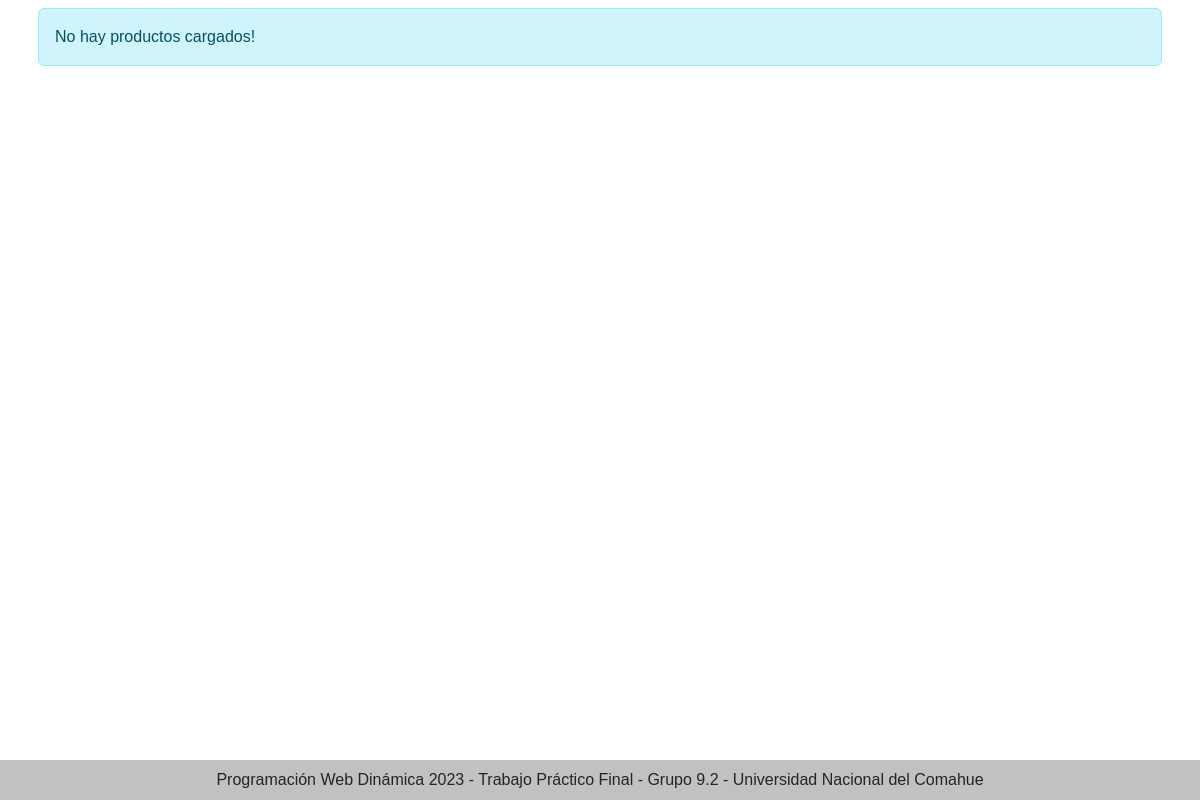
Before: /Vista/public/productos.php with the older database file.
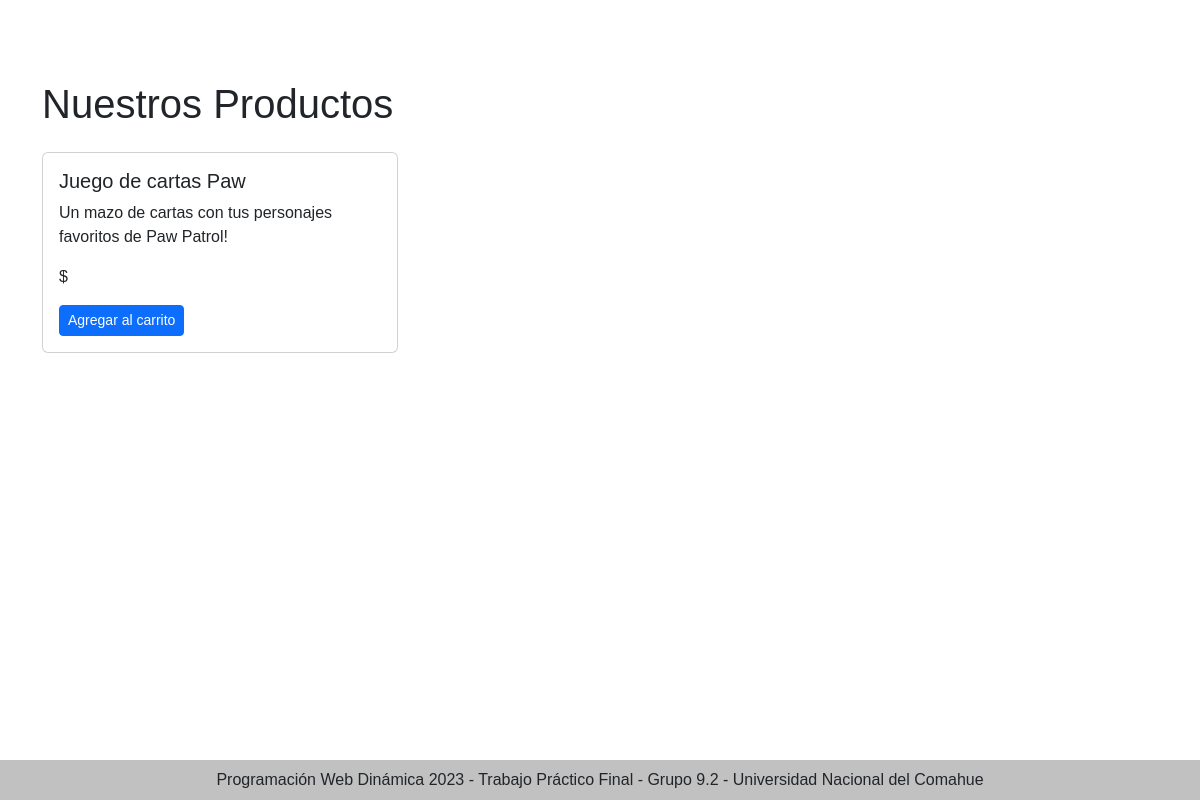
After: the same page with the newer database file.
### tables this page shows
CREATE TABLE `producto` (
  `idproducto` bigint(20) NOT NULL,
  `pronombre` varchar(20) NOT NULL,
  `prodetalle` varchar(512) NOT NULL,
  `procantstock` int(11) NOT NULL,
  `proimporte` int(11) NOT NULL
);

### util/funciones.php (called while the page is built, shortened)
<?php
spl_autoload_register(function($class_name) {
    $directorys = array(
        $GLOBALS['ROOT'].'Modelo/',
        $GLOBALS['ROOT'].'Modelo/conector/',
        $GLOBALS['ROOT'].'Control/',
        $GLOBALS['ROOT'].'util/',
        $GLOBALS['ROOT'].'Test/',
    );
}
);
?>

### Modelo/Producto.php (called while the page is built, shortened)
<?php
class Producto {
    private $pronombre;
    private $prodetalle;
    public function __construct(){
        $this->pronombre="";
        $this->prodetalle="";
    }
    public function getPronombre(){
        return $this->pronombre;
    }
    public function getProdetalle(){
        return $this->prodetalle;
    }
    public function setPronombre($valor){
        $this->pronombre = $valor;
    }
    public function setProdetalle($valor){
        $this->prodetalle = $valor;
    }
    public static function listar($parametro=""){
        $arreglo = array();
        $base=new BaseDatos();
        $sql="SELECT * FROM producto ";
        if ($parametro!="") {
            $sql.='WHERE '.$parametro;
        }
        $res = $base->Ejecutar($sql);
        if($res>-1){
            if($res>0){
                while ($row = $base->Registro()){
                    $obj = new Producto();
                    $obj->setear($row['idproducto'], $row['pronombre'], $row['prodetalle'], $row['procantstock'],null,$row['proimporte']);
                    array_push($arreglo, $obj);
                }
            }
        } else {
        }
        return $arreglo;
    }
}

### Modelo/conector/BaseDatos.php (called while the page is built, shortened)
<?php
class BaseDatos extends PDO {
  	private $indice;
  	private $resultado;
    public function __construct(){
        $this->indice =0;
    }
    public function setSQL($e){
        return "\n".$this->sql = $e;
    }
    public function Ejecutar($sql){
        if ( stristr($sql,"select")){
            $resp =  $this->EjecutarSelect($sql);
        }
        return $resp;
   }
   private function EjecutarSelect($sql){
       $cant = -1;
       $resultado=parent::query($sql);
       if(!$resultado){
           $this->analizarDebug();
       }else {
          $arregloResult = $resultado->fetchAll();
          $cant = count($arregloResult);
       }
       return $cant;
   }
   public function Registro() {
       $filaActual = false;
       $indiceActual = $this->getIndice();
       if ($indiceActual>=0) {
           $filas = $this->getResultado();
           if($indiceActual<count($filas)){
               $filaActual =  $filas[$indiceActual];
           }else {
               $this->setIndice(-1);
           }
       }
       return $filaActual;
   }
   private function setIndice ($valor){
       $this->indice = $valor;
   }
   private function getIndice (){
       return $this->indice;
   }
   private function setResultado($valor){
       $this->resultado = $valor;
   }
   private function getResultado(){
      return $this->resultado;
   }
}

### Control/AbmProducto.php (called while the page is built, shortened)
<?php
class AbmProducto {
    public function buscar($param){
        $where = " true ";
        $arreglo = Producto::listar($where);
        return $arreglo;
    }
}
?>

### Vista/public/productos.php (the view, shortened to what this page needs)
<?php
include_once("../Estructura/head.php");
$productos = new AbmProducto();
$listaProductos = $productos->buscar(null);
if (count($listaProductos) > 0) {
?>
<div class="container mt-4" >
<h1 class="mb-4" style="margin-top:5%;">Nuestros Productos</h1>
        <div class="row">
            <?php
            foreach ($listaProductos as $producto) {
                ?>
                <div class="col-md-4 mb-4">
                    <div class="card">
                        <div class="card-body">
                            <h5 class="card-title"><?php echo $producto->getPronombre(); ?></h5>
                            <p class="card-text"><?php echo $producto->getProdetalle(); ?></p>
                            <p class="card-text">$<?php  ?></p>
                            <button class="btn btn-primary btn-sm">Agregar al carrito</button>
                        </div>
                    </div>
                </div>
                <?php
            }
            ?>
        </div>
    </div>
    <?php
     } else {
    ?>
    <div class="container p-2">
            <div class="alert alert-info" role="alert">
                No hay productos cargados!
            </div>
        </div>
<?php
 }
include_once("../estructura/footer.php");
?>

Changed rows visible on the page:
added producto: pronombre "Juego de cartas Paw", prodetalle "Un mazo de cartas con tus personajes favoritos de Paw Patrol!"
Other visible differences:
text no longer shown: "No hay productos cargados!"
text now shown: "Nuestros Productos"
